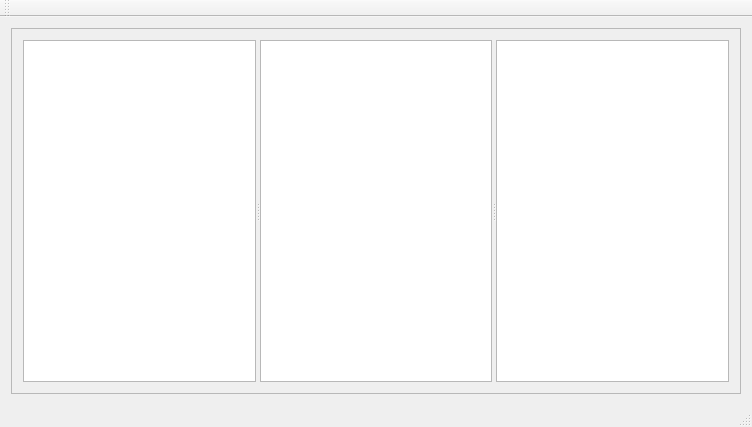
<?xml version="1.0" encoding="UTF-8"?>
<ui version="4.0">
 <class>MainWindow</class>
 <widget class="QMainWindow" name="MainWindow">
  <property name="geometry">
   <rect>
    <x>0</x>
    <y>0</y>
    <width>752</width>
    <height>427</height>
   </rect>
  </property>
  <property name="windowTitle">
   <string>MainWindow</string>
  </property>
  <widget class="QWidget" name="centralWidget">
   <layout class="QHBoxLayout" name="horizontalLayout_2">
    <item>
     <widget class="QFrame" name="frame">
      <property name="frameShape">
       <enum>QFrame::StyledPanel</enum>
      </property>
      <property name="frameShadow">
       <enum>QFrame::Raised</enum>
      </property>
      <layout class="QHBoxLayout" name="horizontalLayout">
       <item>
        <widget class="QSplitter" name="splitter">
         <property name="orientation">
          <enum>Qt::Horizontal</enum>
         </property>
         <widget class="QTextEdit" name="textEdit_1">
          <property name="verticalScrollBarPolicy">
           <enum>Qt::ScrollBarAsNeeded</enum>
          </property>
          <property name="horizontalScrollBarPolicy">
           <enum>Qt::ScrollBarAsNeeded</enum>
          </property>
          <property name="lineWrapMode">
           <enum>QTextEdit::NoWrap</enum>
          </property>
         </widget>
         <widget class="QTextEdit" name="textEdit_2">
          <property name="lineWrapMode">
           <enum>QTextEdit::NoWrap</enum>
          </property>
         </widget>
         <widget class="QTextEdit" name="textEdit_3">
          <property name="lineWrapMode">
           <enum>QTextEdit::NoWrap</enum>
          </property>
         </widget>
        </widget>
       </item>
      </layout>
     </widget>
    </item>
   </layout>
  </widget>
  <widget class="QMenuBar" name="menuBar">
   <property name="geometry">
    <rect>
     <x>0</x>
     <y>0</y>
     <width>752</width>
     <height>22</height>
    </rect>
   </property>
  </widget>
  <widget class="QToolBar" name="mainToolBar">
   <attribute name="toolBarArea">
    <enum>TopToolBarArea</enum>
   </attribute>
   <attribute name="toolBarBreak">
    <bool>false</bool>
   </attribute>
  </widget>
  <widget class="QStatusBar" name="statusBar"/>
 </widget>
 <layoutdefault spacing="6" margin="11"/>
 <resources/>
 <connections/>
</ui>
